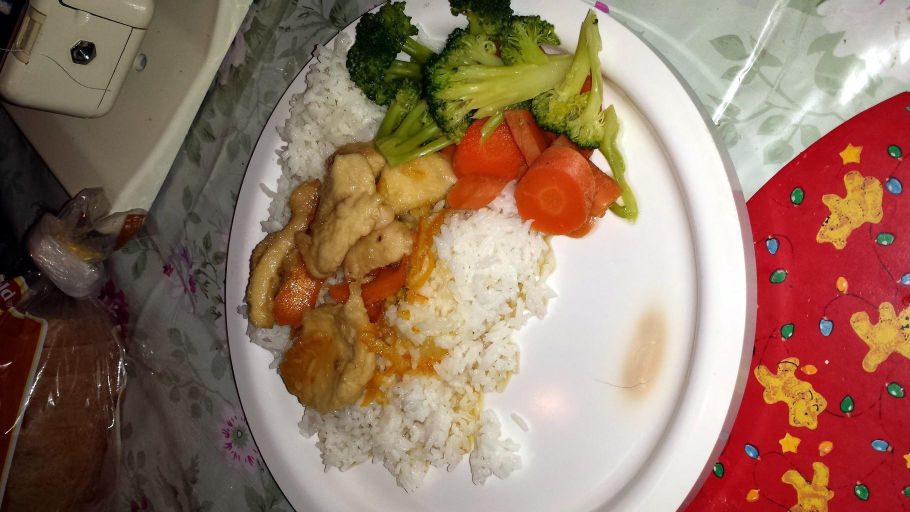
#> input picture data/foodseg103/test/images/1001.jpg, 1820 x 1024 px (shown at 1/2 size); its folder holds only this picture in this run
$ jupyter execute --allow-errors sam_clip_baseline.ipynb   (shell and % lines are left out)
#> lines starting #> are read from the running program, lines starting #| are printed output that depends on the picture
[cell 1]
from google.colab import drive
#> (the rest of this cell did not finish here and is left out)

[cell 2]
# Import libraries
import os
import shutil
import cv2
import numpy as np
import torch
import clip
from PIL import Image
from segment_anything import sam_model_registry, SamPredictor
from datasets import load_dataset
from pathlib import Path
from tqdm import tqdm
from scipy.ndimage import label as scipy_label
from sklearn.metrics import precision_recall_fscore_support
from sklearn.cluster import KMeans
import torchvision.transforms as T
import matplotlib.pyplot as plt

[cell 3]
# Load SAM checkpoint
sam_checkpoint_vit_b = "/content/drive/MyDrive/sam_vit_b_01ec64.pth"
sam_checkpoint_vit_h = "/content/drive/MyDrive/sam_vit_h_4b8939.pth"

#> (the rest of this cell did not finish here and is left out)

[cell 4]
# Define ingredients list (103 classes from FoodSeg103, including background)
ingredients = np.array([
    "background", "candy", "egg tart", "french fries", "chocolate", "biscuit", "popcorn", "pudding",
    "ice cream", "cheese butter", "cake", "wine", "milkshake", "coffee", "juice", "milk", "tea",
    "almond", "red beans", "cashew", "dried cranberries", "soy", "walnut", "peanut", "egg",
    "apple", "date", "apricot", "avocado", "banana", "strawberry", "cherry", "blueberry",
    "raspberry", "mango", "olives", "peach", "lemon", "pear", "fig", "pineapple", "grape",
    "kiwi", "melon", "orange", "watermelon", "steak", "pork", "chicken duck", "sausage",
    "fried meat", "lamb", "sauce", "crab", "fish", "shellfish", "shrimp", "soup", "bread",
    "corn", "hamburg", "pizza", "hanamaki baozi", "wonton dumplings", "pasta", "noodles",
    "rice", "pie", "tofu", "eggplant", "potato", "garlic", "cauliflower", "tomato", "kelp",
    "seaweed", "spring onion", "rape", "ginger", "okra", "lettuce", "pumpkin", "cucumber",
    "white radish", "carrot", "asparagus", "bamboo shoots", "broccoli", "celery stick",
    "cilantro mint", "snow peas", "cabbage", "bean sprouts", "onion", "pepper", "green beans",
    "French beans", "king oyster mushroom", "shiitake", "enoki mushroom", "oyster mushroom",
    "white button mushroom", "salad", "other ingredients"
])

#> (a cell that did not finish here is left out)

# --- Preprocessing Section ---

#> (a cell that did not finish here is left out)

[cell 7]
# Validate dataset labels before preprocessing
# [18 lines left out: function validate_dataset_labels, not called in this run]

#> (a cell that did not finish here is left out)

[cell 9]
# [4 lines left out: function preprocess_image, not called in this run]

[cell 10]
# [9 lines left out: function preprocess_mask, not called in this run]

[cell 11]
# [14 lines left out: function save_preprocessed_data, not called in this run]

[cell 12]
base_dir = "/content/drive/MyDrive/sam_data/foodseg103"
val_dir = Path(base_dir) / "val"
if val_dir.exists():
    print("Deleting existing validation data to re-preprocess...")
    shutil.rmtree(val_dir)
print("Preprocessing validation data...")
#> (the rest of this cell did not finish here and is left out)

# --- Inference Section ---

#> (a cell that did not finish here is left out)

#> (a cell that did not finish here is left out)

[cell 15]
# Prepare text prompts for CLIP with multiple variations
text_prompt_templates = [
    "a photo of {ingredient}",
    "a plate of {ingredient} on a table",
    "freshly cooked {ingredient}",
    "fresh {ingredient} in a bowl"
]
text_prompts = []
for ingredient in ingredients:
    prompts = [template.format(ingredient=ingredient) for template in text_prompt_templates]
    text_prompts.append(prompts)

[cell 16]
# Tokenize and encode all prompts
text_features = []
#> (the rest of this cell did not finish here and is left out)

#> (a cell that did not finish here is left out)

[cell 18]
# [38 lines left out: function get_color_based_prompts, not called in this run]

[cell 19]
# [7 lines left out: function refine_mask, not called in this run]

[cell 20]
# [4 lines left out: function erode_mask_for_patch, not called in this run]

[cell 21]
# [11 lines left out: function estimate_num_clusters, not called in this run]

[cell 22]
# [25 lines left out: function split_mask_if_needed, not called in this run]

[cell 23]
# [6 lines left out: function compute_iou, not called in this run]

[cell 24]
# [30 lines left out: function merge_overlapping_masks, not called in this run]

[cell 25]
def segment_and_classify(image_path, output_dir):
    image = cv2.imread(str(image_path))
#> image is the input picture: shape (1024, 1820, 3); mean B, G, R 100, 118.3, 148.1
    if image is None:
        print(f"Error: Could not load {image_path}")
        return None, None, None

    image_rgb = cv2.cvtColor(image, cv2.COLOR_BGR2RGB)
    predictor.set_image(image_rgb)

    # Get prompts using color-based segmentation
    boxes, points, point_labels = get_color_based_prompts(image_rgb)
    if len(boxes) == 0 and len(points) == 0:
        print(f"No food regions detected in {image_path} using color-based segmentation.")
        return None, None, None

    # First pass: Generate initial masks
    all_masks = []
    all_scores = []
    for box_idx, box in enumerate(tqdm(boxes, desc=f"Processing boxes for {image_path.stem} (Pass 1)", leave=False)):
        box = box.reshape(1, 4)
        if box.shape != (1, 4):
            print(f"Invalid box shape for box {box_idx} in {image_path}: {box.shape}. Skipping.")
            continue

        # Use points if available
        if len(points) > 0:
            try:
                masks, scores, _ = predictor.predict(
                    box=box,
                    point_coords=points,
                    point_labels=point_labels,
                    multimask_output=True
                )
                all_masks.append(masks)
                all_scores.append(scores)
            except Exception as e:
                print(f"Error processing box {box_idx} in {image_path}: {e}")
                continue
        else:
            try:
                masks, scores, _ = predictor.predict(
                    box=box,
                    multimask_output=True
                )
                all_masks.append(masks)
                all_scores.append(scores)
            except Exception as e:
                print(f"Error processing box {box_idx} in {image_path}: {e}")
                continue

    # Combine initial masks
    if not all_masks:
        print(f"No valid masks generated for {image_path} in Pass 1")
        return None, None, None

    masks = np.concatenate(all_masks, axis=0)
    scores = np.concatenate(all_scores, axis=0)

    # Second pass: Refine masks by recomputing prompts
    refined_masks = []
    refined_scores = []
    for mask_idx, (mask, score) in enumerate(zip(masks, scores)):
        if mask.sum() < 20 or score < 0.6:
            continue
        mask = refine_mask(mask)

        # Recompute bounding box around the mask
        y, x = np.where(mask)
        if len(y) == 0:
            continue
        x_min, x_max = x.min(), x.max()
        y_min, y_max = y.min(), y.max()
        new_box = np.array([[x_min, y_min, x_max, y_max]], dtype=np.float32)

        # Sample points within the mask
        num_points = min(3, len(y) // 1000 + 1)
        indices = np.random.choice(len(y), size=num_points, replace=False)
        new_points = np.array([[x[i], y[i]] for i in indices], dtype=np.float32)
        new_point_labels = np.ones(len(new_points), dtype=np.int32)

        try:
            new_masks, new_scores, _ = predictor.predict(
                box=new_box,
                point_coords=new_points,
                point_labels=new_point_labels,
                multimask_output=True
            )
            # Take the best mask
            best_idx = np.argmax(new_scores)
            refined_masks.append(new_masks[best_idx])
            refined_scores.append(new_scores[best_idx])
        except Exception as e:
            print(f"Error refining mask {mask_idx} in {image_path}: {e}")
            refined_masks.append(mask)
            refined_scores.append(score)

    if not refined_masks:
        print(f"No valid masks after refinement for {image_path}")
        return None, None, None

    masks = np.array(refined_masks)
    scores = np.array(refined_scores)

    output_dir.mkdir(parents=True, exist_ok=True)
    labeled_masks = []
    total_masks = len(masks)
    kept_masks = 0
    for i, (mask, score) in enumerate(zip(masks, scores)):
        if mask.sum() < 20 or score < 0.6:
            continue
        kept_masks += 1

        mask = refine_mask(mask)
        sub_mask_pairs = split_mask_if_needed(mask, image_rgb)
        for j, (sub_mask, sub_region) in enumerate(sub_mask_pairs):
            y, x = np.where(sub_mask)
            if len(y) == 0:
                continue
            x_min, x_max = x.min(), x.max()
            y_min, y_max = y.min(), y.max()

            # Erode the mask for cleaner patch extraction
            eroded_mask = erode_mask_for_patch(sub_mask[y_min:y_max, x_min:x_max])
            patch = image_rgb[y_min:y_max, x_min:x_max] * eroded_mask[:, :, np.newaxis]
            if patch.shape[0] == 0 or patch.shape[1] == 0:
                continue

            # Prepare patch for CLIP with augmentation
            patch_pil = Image.fromarray(patch.astype(np.uint8))
            logits_list = []
            for _ in range(3):  # Apply augmentation 3 times
                patch_tensor = patch_augmentation(patch_pil).unsqueeze(0).to(device)
                with torch.no_grad():
                    image_features = clip_model.encode_image(patch_tensor)
                    image_features /= image_features.norm(dim=-1, keepdim=True)
                    logits = (image_features @ text_features.T).squeeze(0)
                    logits_list.append(logits)

            # Average logits across augmentations
            logits = torch.stack(logits_list).mean(dim=0)

            # Apply confidence threshold (simplified; can be class-specific)
            max_logit = logits.max().item()
            if max_logit < 0.15:  # Adjusted threshold
                pred_label = len(ingredients) - 1  # "other ingredients"
            else:
                pred_label = logits.argmax().item()

            if pred_label == 0:  # Skip background predictions
                continue

            mask_path = output_dir / f"{image_path.stem}_mask_{i}_{j}_{ingredients[pred_label]}.png"
            cv2.imwrite(str(mask_path), sub_mask * 255)
            labeled_masks.append((pred_label, sub_mask, score))

    # Merge overlapping masks
    labeled_masks = merge_overlapping_masks(labeled_masks)

    # Save merged masks
    for idx, (pred_label, sub_mask, score) in enumerate(labeled_masks):
        mask_path = output_dir / f"{image_path.stem}_mask_merged_{idx}_{ingredients[pred_label]}.png"
        cv2.imwrite(str(mask_path), sub_mask * 255)

    print(f"Image {image_path.stem}: Generated {total_masks} masks, kept {kept_masks} after filtering, {len(labeled_masks)} after merging.")
    return masks, scores, labeled_masks

[cell 26]
# Process validation images
input_dir = Path("/content/drive/MyDrive/sam_data/foodseg103/val/images")
output_dir = Path("/content/drive/MyDrive/sam_data/foodseg103/val/predictions")
output_dir.mkdir(parents=True, exist_ok=True)

for f in output_dir.glob("*_mask_*.png"):
    f.unlink()

image_paths = list(input_dir.glob("*.jpg"))
image_paths = image_paths[:200]
#> (the rest of this cell did not finish here and is left out)

# --- Evaluation Section ---

[cell 27]
# [6 lines left out: function compute_iou, not called in this run]

[cell 28]
def plot_per_class_metrics(per_class_metrics, ingredients, metric_name, title, ylabel):
    # Extract values for plotting (exclude background, ID 0)
    values = [m[metric_name] for m in per_class_metrics if m['class_id'] >= 1]
    class_names = [m['class_name'] for m in per_class_metrics if m['class_id'] >= 1]
    class_ids = [m['class_id'] for m in per_class_metrics if m['class_id'] >= 1]

    # Create figure
    plt.figure(figsize=(20, 8))
    bars = plt.bar(range(len(values)), values, color='skyblue', edgecolor='black')

    # Customize plot
    plt.title(title, fontsize=14)
    plt.xlabel('Class ID', fontsize=12)
    plt.ylabel(ylabel, fontsize=12)
    plt.xticks(range(len(values)), class_ids, rotation=90, fontsize=10)
    plt.grid(True, axis='y', linestyle='--', alpha=0.7)

    # Add value labels on top of bars
    for bar in bars:
        yval = bar.get_height()
        plt.text(bar.get_x() + bar.get_width()/2, yval + 0.01, f'{yval:.3f}',
                 ha='center', va='bottom', fontsize=8)

    # Adjust layout to prevent label cutoff
    plt.tight_layout()

    # Display plot in notebook
    plt.show()
    print(f"Displayed {metric_name} plot in notebook")

[cell 29]
def evaluate_sam(pred_dir, gt_dir, ingredients):
    pred_files = list(pred_dir.glob("*_mask_*.png"))
    predictions = []
    ground_truths = []
    ious_per_class = {i: [] for i in range(1, len(ingredients))}
    all_ious = []

    # Validate ground truth masks
    for gt_path in gt_dir.glob("*.png"):
        gt_mask = cv2.imread(str(gt_path), 0)
        unique_labels = np.unique(gt_mask)
        if max(unique_labels) > 102 or min(unique_labels[unique_labels > 0]) < 1:
            print(f"Warning: Invalid labels in {gt_path}: {unique_labels}")

    # Process predictions
    for pred_path in pred_files:
        parts = pred_path.stem.split("_")
        img_id = parts[0]
        label_name = parts[-1]
        pred_label = np.where(ingredients == label_name)[0][0]
        gt_path = gt_dir / f"{img_id}.png"
        if not gt_path.exists():
            print(f"Ground truth not found for {img_id}")
            continue

        pred_mask = cv2.imread(str(pred_path), 0) // 255
        gt_mask_full = cv2.imread(str(gt_path), 0)

        gt_labels = np.unique(gt_mask_full)[1:]
        best_iou = 0
        best_gt_label = 0
        for gt_label in gt_labels:
            if gt_label < 1 or gt_label > 102:
                continue
            gt_region = (gt_mask_full == gt_label).astype(np.uint8)
            iou = compute_iou(pred_mask, gt_region)
            if iou > best_iou:
                best_iou = iou
                best_gt_label = gt_label
        if best_iou > 0:
            predictions.append(pred_label)
            ground_truths.append(best_gt_label)
            ious_per_class[best_gt_label].append(best_iou)
            all_ious.append(best_iou)
            print(f"Image {img_id}, Pred Label: {ingredients[pred_label]}, GT Label: {ingredients[best_gt_label]}, IoU: {best_iou:.3f}")

    # Compute per-class metrics
    ap_per_class = {}
    per_class_metrics = []
    for class_id in range(len(ingredients)):
        ious = ious_per_class.get(class_id, [])
        num_predictions = len(ious)
        avg_iou = np.mean(ious) if ious else 0
        ap = 0
        if ious:
            precision = sum(1 for iou in ious if iou >= 0.5) / len(ious)
            ap_per_class[class_id] = precision
            ap = precision
        else:
            ap_per_class[class_id] = 0
        per_class_metrics.append({
            'class_id': class_id,
            'class_name': ingredients[class_id],
            'AP@0.5': ap,
            'Avg_IoU': avg_iou,
            'Num_Predictions': num_predictions,
            'Precision': 0,
            'Recall': 0,
            'F1': 0
        })

    # Compute overall metrics
    mean_ap = np.mean(list(ap_per_class.values()))
    mean_iou = np.mean(all_ious) if all_ious else 0

    # Compute per-class precision, recall, F1
    if predictions and ground_truths:
        precision, recall, f1, _ = precision_recall_fscore_support(
            ground_truths, predictions, average=None, labels=list(range(1, len(ingredients))), zero_division=0
        )
        for i, (p, r, f) in enumerate(zip(precision, recall, f1), 1):
            if p > 0 or r > 0:
                for metric in per_class_metrics:
                    if metric['class_id'] == i:
                        metric.update({'Precision': p, 'Recall': r, 'F1': f})

    # Print overall metrics
    print("\n=== Overall Model Performance ===")
    print(f"mAP@0.5: {mean_ap:.3f}")
    print(f"Mean IoU: {mean_iou:.3f}")
    print(f"Total Predictions: {len(predictions)}")

    # Print per-class metrics
    print("\n=== Per-Class Performance ===")
    for metric in per_class_metrics:
        if metric['class_id'] == 0 or metric['Num_Predictions'] == 0:
            continue
        print(f"Class {metric['class_name']} (ID: {metric['class_id']}):")
        print(f"  AP@0.5: {metric['AP@0.5']:.3f}")
        print(f"  Avg IoU: {metric['Avg_IoU']:.3f}")
        print(f"  Num Predictions: {metric['Num_Predictions']}")
        print(f"  Precision: {metric['Precision']:.3f}")
        print(f"  Recall: {metric['Recall']:.3f}")
        print(f"  F1: {metric['F1']:.3f}\n")

    # Display plots in notebook
    plot_per_class_metrics(per_class_metrics, ingredients, 'AP@0.5',
                          'AP@0.5 per Class', 'AP@0.5')
#> in plot_per_class_metrics, `plt.show()`:
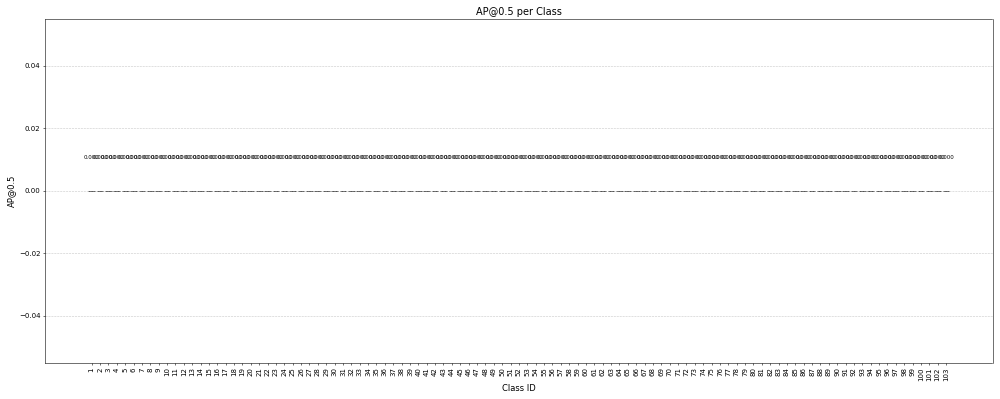
#> figure drawn by matplotlib, 1 panel
    plot_per_class_metrics(per_class_metrics, ingredients, 'Avg_IoU',
                          'Average IoU per Class', 'Average IoU')
    plot_per_class_metrics(per_class_metrics, ingredients, 'Precision',
                          'Precision per Class', 'Precision')
    plot_per_class_metrics(per_class_metrics, ingredients, 'Recall',
                          'Recall per Class', 'Recall')
    plot_per_class_metrics(per_class_metrics, ingredients, 'F1',
                          'F1 Score per Class', 'F1 Score')

    return mean_ap, mean_iou

[cell 30]
def evaluate_sam2(pred_dir, gt_dir, ingredients):
    pred_files = list(pred_dir.glob("*_mask_*.png"))
    predictions = []
    ground_truths = []
    ious_per_class = {i: [] for i in range(1, len(ingredients))}
    all_ious = []

    for gt_path in gt_dir.glob("*.png"):
        gt_mask = cv2.imread(str(gt_path), 0)
        unique_labels = np.unique(gt_mask)
        if max(unique_labels) > 102 or min(unique_labels[unique_labels > 0]) < 1:
            print(f"Warning: Invalid labels in {gt_path}: {unique_labels}")

    for pred_path in pred_files:
        parts = pred_path.stem.split("_")
        img_id = parts[0]
        label_name = parts[-1]
        pred_label = np.where(ingredients == label_name)[0][0]
        gt_path = gt_dir / f"{img_id}.png"
        if not gt_path.exists():
            print(f"Ground truth not found for {img_id}")
            continue

        pred_mask = cv2.imread(str(pred_path), 0) // 255
        gt_mask_full = cv2.imread(str(gt_path), 0)

        gt_labels = np.unique(gt_mask_full)[1:]
        best_iou = 0
        best_gt_label = 0
        for gt_label in gt_labels:
            if gt_label < 1 or gt_label > 102:
                continue
            gt_region = (gt_mask_full == gt_label).astype(np.uint8)
            iou = compute_iou(pred_mask, gt_region)
            if iou > best_iou:
                best_iou = iou
                best_gt_label = gt_label
        if best_iou > 0:
            predictions.append(pred_label)
            ground_truths.append(best_gt_label)
            ious_per_class[best_gt_label].append(best_iou)
            all_ious.append(best_iou)

    # Compute per-class metrics
    ap_per_class = {}
    per_class_metrics = []
    for class_id in range(len(ingredients)):
        ious = ious_per_class.get(class_id, [])
        num_predictions = len(ious)
        avg_iou = np.mean(ious) if ious else 0
        ap = 0
        if ious:
            precision = sum(1 for iou in ious if iou >= 0.5) / len(ious)
            ap_per_class[class_id] = precision
            ap = precision
        else:
            ap_per_class[class_id] = 0
        per_class_metrics.append({
            'class_id': class_id,
            'class_name': ingredients[class_id],
            'AP@0.5': ap,
            'Avg_IoU': avg_iou,
            'Num_Predictions': num_predictions,
            'Precision': 0,
            'Recall': 0,
            'F1': 0
        })

    # Compute overall metrics
    mean_ap = np.mean(list(ap_per_class.values()))
    mean_iou = np.mean(all_ious) if all_ious else 0

    # Compute per-class precision, recall, F1
    if predictions and ground_truths:
        precision, recall, f1, _ = precision_recall_fscore_support(
            ground_truths, predictions, average=None, labels=list(range(1, len(ingredients))), zero_division=0
        )
        for i, (p, r, f) in enumerate(zip(precision, recall, f1), 1):
            if p > 0 or r > 0:
                for metric in per_class_metrics:
                    if metric['class_id'] == i:
                        metric.update({'Precision': p, 'Recall': r, 'F1': f})

    # Display plots in notebook
    plot_per_class_metrics(per_class_metrics, ingredients, 'AP@0.5',
                          'AP@0.5 per Class (evaluate_sam2)', 'AP@0.5')
    plot_per_class_metrics(per_class_metrics, ingredients, 'Avg_IoU',
                          'Average IoU per Class (evaluate_sam2)', 'Average IoU')
    plot_per_class_metrics(per_class_metrics, ingredients, 'Precision',
                          'Precision per Class (evaluate_sam2)', 'Precision')
    plot_per_class_metrics(per_class_metrics, ingredients, 'Recall',
                          'Recall per Class (evaluate_sam2)', 'Recall')
    plot_per_class_metrics(per_class_metrics, ingredients, 'F1',
                          'F1 Score per Class (evaluate_sam2)', 'F1 Score')

    return mean_ap, mean_iou
